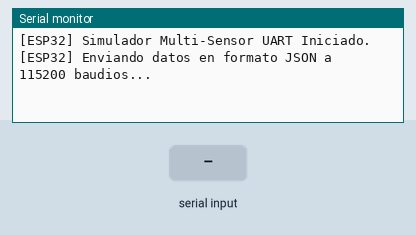
A sketch run on a simulated ESP32. Parts: the last lines printed to the serial monitor. Inputs (shaded band) come from the test bench. Random numbers use the default seed unless the sketch sets one.

Above: at 1.2 s.
1.3 s: "1\n" received over the second serial link
At 1.46 s:
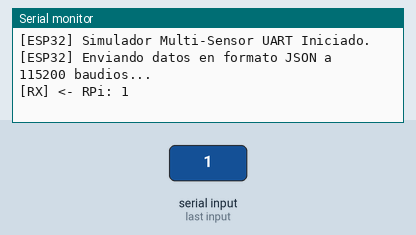
3.0 s: "0\n" received over the second serial link
At 3.3 s:
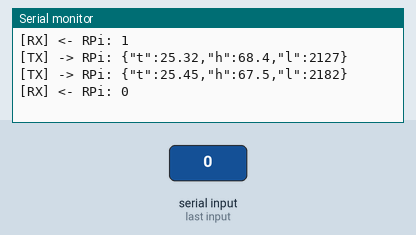
4.5 s: "2\n" received over the second serial link
At 5.6 s:
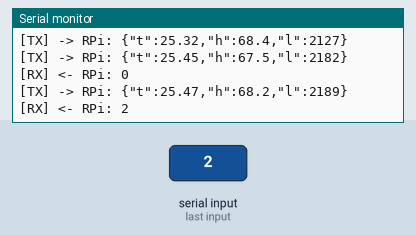
Timing chart, 0 to 7.5 s (numbered marks = the images above; inputs shaded):
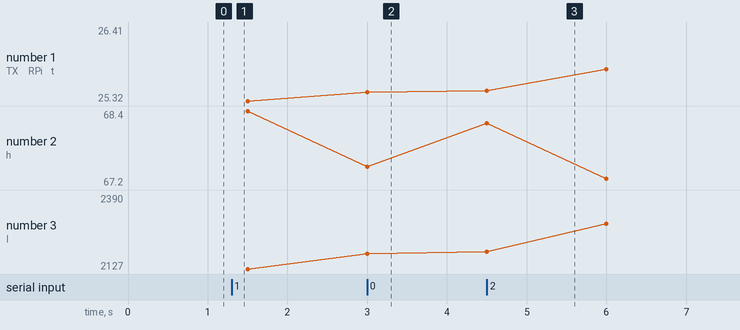

Measured:
- after the input at 1.3 s, the serial monitor: prints a new line at once (image 1)
- after the input at 3.0 s, the serial monitor: prints a new line at once (image 2)
- after the input at 4.5 s, the serial monitor: prints a new line at once (image 3)

The sketch:

esp32_uart.ino
```cpp
/*
  ESP32 Multi-Sensor UART Simulator sketch (Versión ultra-compatible)

  Conexión física:
  -------------------------------------------------------------
  ESP32 Pin                    | Raspberry Pi 3 Pin
  -------------------------------------------------------------
  GND                          | GND (Pin físico 6, 9, 14, 20, 25, etc.)
  TX2 (GPIO 17)                | RXD (Pin físico 10 / GPIO 15)
  RX2 (GPIO 16)                | TXD (Pin físico 8  / GPIO 14)
  -------------------------------------------------------------
*/

#include <Arduino.h>

#define RXD2 16
#define TXD2 17

// Instanciamos de forma explícita la clase HardwareSerial para evitar
// incompatibilidades de compilación con algunas versiones del Core de ESP32.
HardwareSerial MySerial(2);

unsigned long ultimoEnvio = 0;
const unsigned long intervaloEnvio = 1500; // Enviar datos cada 1.5 segundos

void setup() {
  // Serial USB para depuración en PC
  Serial.begin(115200);

  // Inicializamos nuestro puerto UART2 configurando pines dinámicos
  MySerial.begin(115200, SERIAL_8N1, RXD2, TXD2);

  Serial.println("[ESP32] Simulador Multi-Sensor UART Iniciado.");
  Serial.println("[ESP32] Enviando datos en formato JSON a 115200 baudios...");
}

void loop() {
  unsigned long tiempoActual = millis();

  // 1. Simulación y envío de múltiples sensores en formato JSON
  if (tiempoActual - ultimoEnvio >= intervaloEnvio) {
    ultimoEnvio = tiempoActual;

    // Simulación de Sensor de Temperatura (LM35/DHT22) -> Oscilación entre 22°C y 28°C
    float temp = 25.0 + 3.0 * sin(tiempoActual / 20000.0) + (random(-2, 2) / 10.0);

    // Simulación de Sensor de Humedad (DHT22) -> Oscilación entre 50% y 70%
    float hum = 60.0 + 8.0 * cos(tiempoActual / 30000.0) + (random(-5, 5) / 10.0);

    // Simulación de Sensor de Luz (LDR con ADC de 12 bits) -> Rango 0 - 4095
    int light = 2048 + 1500 * sin(tiempoActual / 40000.0) + random(-50, 50);
    if (light < 0) light = 0;
    if (light > 4095) light = 4095;

    // Construcción manual y súper ligera de la cadena JSON sin librerías externas
    String json = "{\"t\":" + String(temp, 2) +
                  ",\"h\":" + String(hum, 1) +
                  ",\"l\":" + String(light) + "}";

    // Enviar por el canal UART físico hacia la Raspberry Pi
    MySerial.println(json);

    // Mostrar en el puerto serial de la PC para depuración
    Serial.println("[TX] -> RPi: " + json);
  }

  // 2. Escuchar la respuesta de eco de la Raspberry Pi
  if (MySerial.available() > 0) {
    String respuesta = MySerial.readStringUntil('\n');
    respuesta.trim();
    Serial.println("[RX] <- RPi: " + respuesta);
  }
}
```
